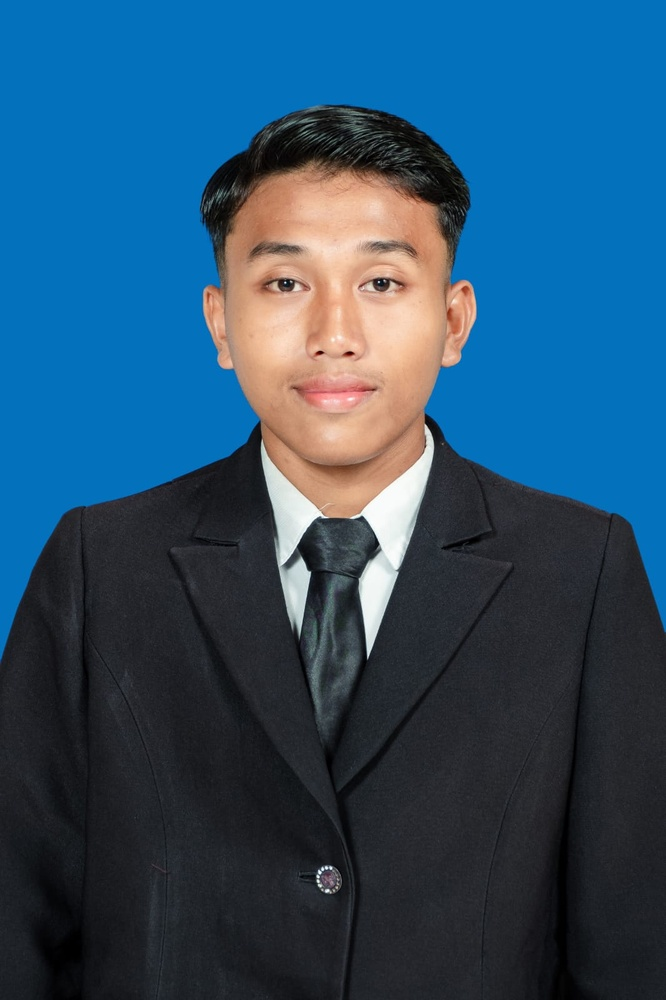
#> input picture tugas/abdul_hadi_marzuqi.jpeg, 666 x 1000 px, shrunk from 1066 x 1600 before the run
$ jupyter execute tugas_3.ipynb
#> lines starting #> are read from the running program, lines starting #| are printed output that depends on the picture
# **Tugas 3 : Singular Value Decomposition (SVD)**

## Aplikasi SVD pada Kompresi Gambar Berwarna

Di bawah ini adalah kode untuk mengompresi gambar menggunakan metode SVD. Perhatikan penggunaan path berkas gambar yang tepat dan pemisahan channel warna (R, G, B).

[cell 1]
# import cv2
import numpy as np
import matplotlib.pyplot as plt

# ✅ Ganti 'abdul_hadi_marzuqi.jpeg' dengan nama file foto wajah lo
# Letakkan foto di folder yang sama dengan notebook ini
from PIL import Image
image = np.array(Image.open('abdul_hadi_marzuqi.jpeg').convert('L'))
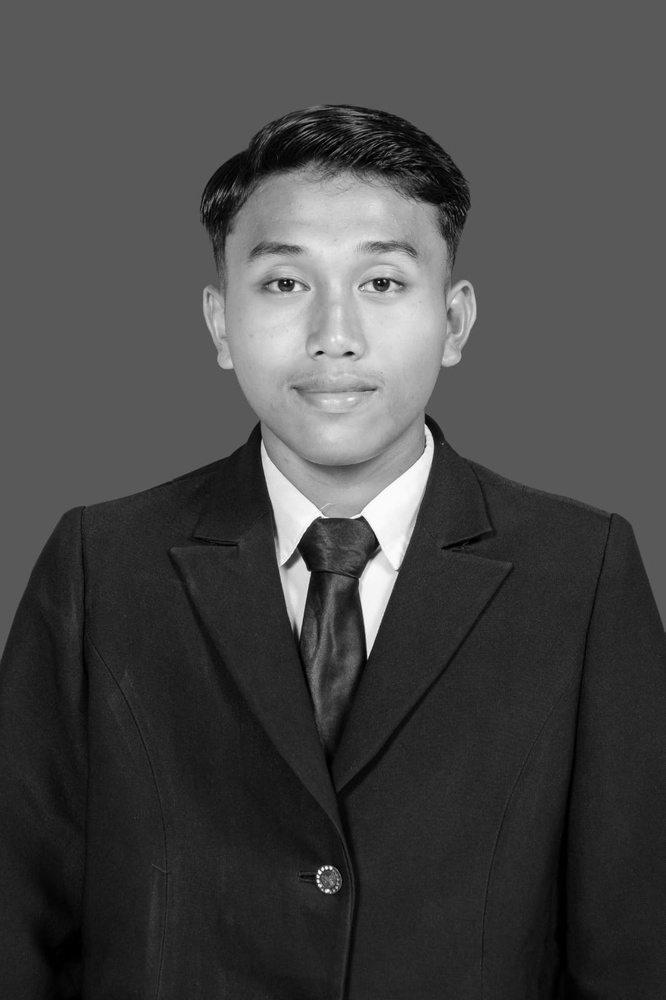
#> image: shape (1000, 666); min 0, max 254, mean 71.4

# Kalau cv2 tidak ada, pakai ini sebagai gantinya:
# from PIL import Image
# image = np.array(Image.open('abdul_hadi_marzuqi.jpeg').convert('L'))

plt.imshow(image, cmap='gray')
plt.title('Foto Wajah Asli')
plt.axis('off')
plt.show()

[cell 2]
U, S, Vt = np.linalg.svd(image, full_matrices=False)
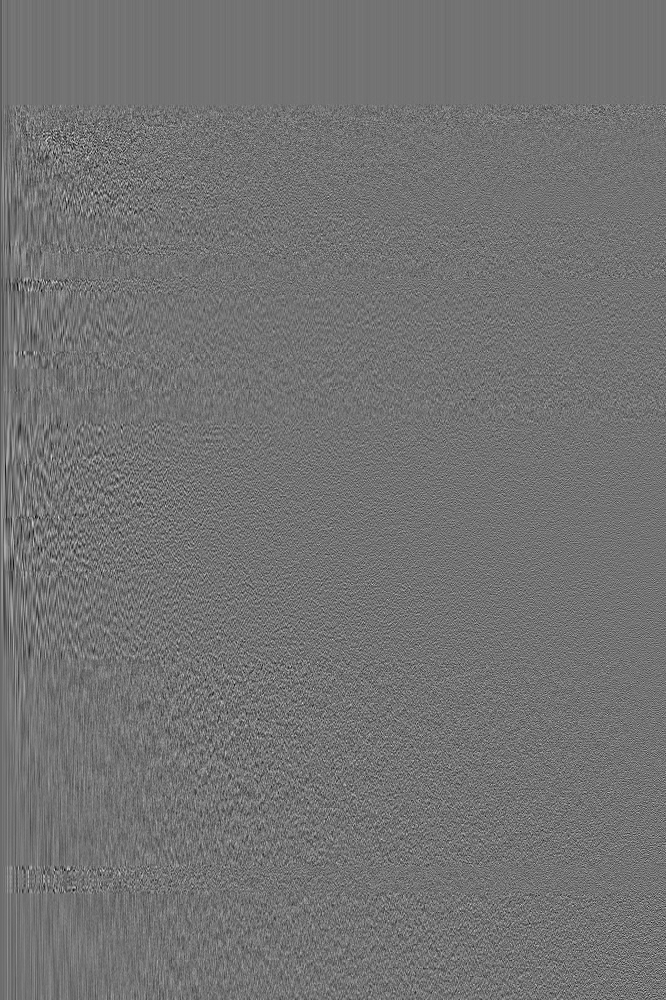
#> U: shape (1000, 666) float64; min -0.201, max 0.244, mean -4.1e-05; drawn with min black and max white
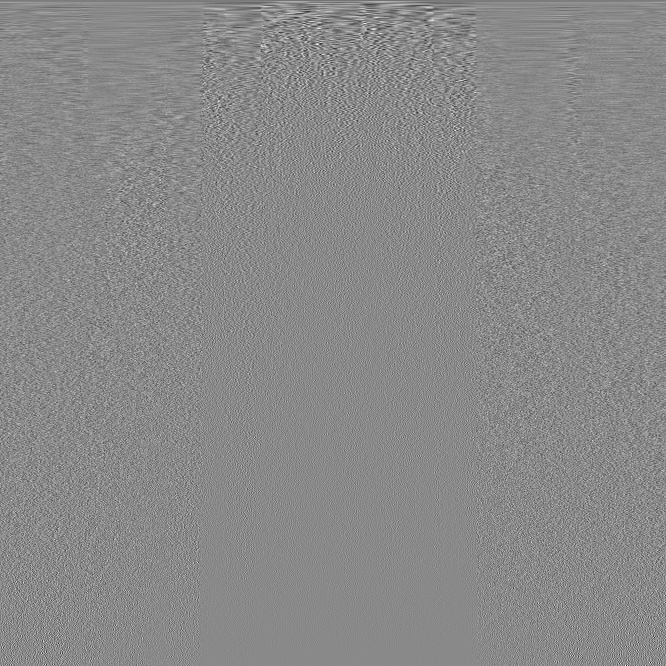
#> Vt: shape (666, 666) float64; min -0.336, max 0.287, mean -6.64e-05; drawn with min black and max white
#> S = 666 values, max 66574.3 at index 0, min 2.17 at index 665, mean 328
print(f"Shape U : {U.shape}")
#| Shape U : (1000, 666)
print(f"Shape S : {S.shape}")
#| Shape S : (666,)
print(f"Shape Vt: {Vt.shape}")
#| Shape Vt: (666, 666)
print(f"\n10 singular value terbesar : {S[:10].astype(int)}")
#| 10 singular value terbesar : [66574 13514  8523  7295  6492  4267  3438  3116  2820  2684]
print(f"10 singular value terkecil : {S[-10:].round(2)}")
#| 10 singular value terkecil : [2.87 2.78 2.7  2.66 2.61 2.5  2.46 2.34 2.25 2.17]

[cell 3]
fig, axes = plt.subplots(1, 6, figsize=(18, 4))
fig.suptitle('Pengenalan Wajah via SVD — Pengaruh Jumlah Singular Values',
             fontweight='bold', fontsize=13)

n_values = [1, 5, 10, 20, 50, len(S)]
#> n_values = [1, 5, 10, 20, 50, 666]
labels   = [
    'n=1\n(blur total)',
    'n=5\n(siluet)',
    'n=10\n(mulai jelas)',
    'n=20\n(fitur wajah)',
    'n=50\n(detail halus)',
    'Original'
]

for ax, n, label in zip(axes, n_values, labels):
    recon = np.array(U[:, :n]) @ np.diag(S[:n]) @ np.array(Vt[:n, :])
    ax.imshow(recon, cmap='gray')
    ax.set_title(label, fontsize=9)
    ax.axis('off')
#> this loop made 6 passes
#> n on passes 1 to 5: 1, 5, 10, 20, 50
#> (n, label) on pass 6: (666, 'Original')
#> pass 1, `recon = np.array(U[:, :n]) @ np.diag(S[:n]) @ np.array(Vt[:n, :])`:
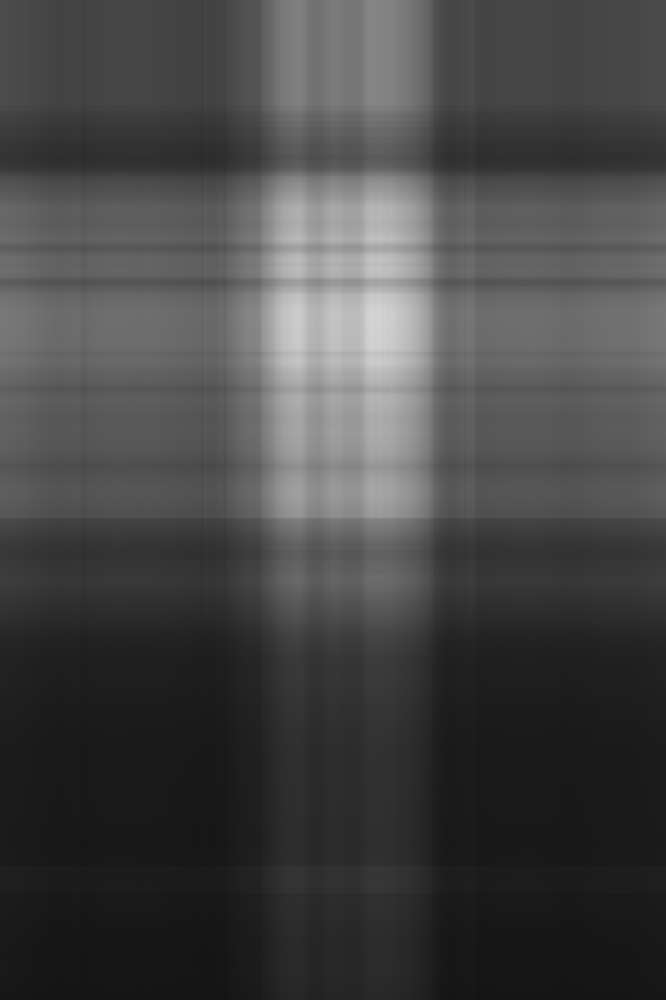
#> recon: shape (1000, 666) float64; min 19.73, max 212.1, mean 70.7
#> pass 2, `recon = np.array(U[:, :n]) @ np.diag(S[:n]) @ np.array(Vt[:n, :])`:
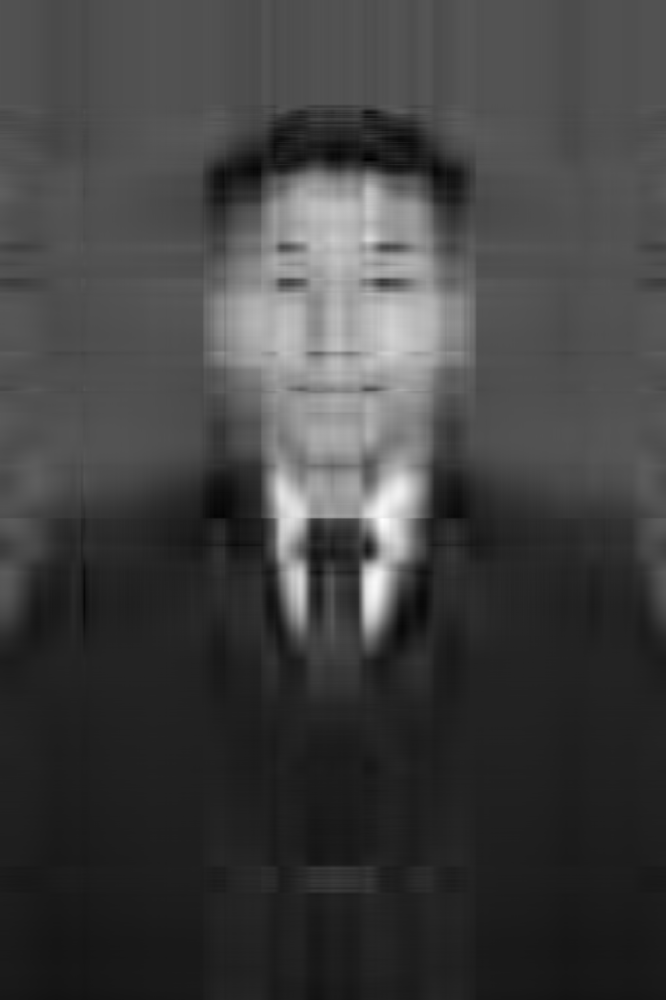
#> recon: shape (1000, 666) float64; min -2.05, max 285.5, mean 71.4; drawn with min black and max white
#> pass 3, `recon = np.array(U[:, :n]) @ np.diag(S[:n]) @ np.array(Vt[:n, :])`:
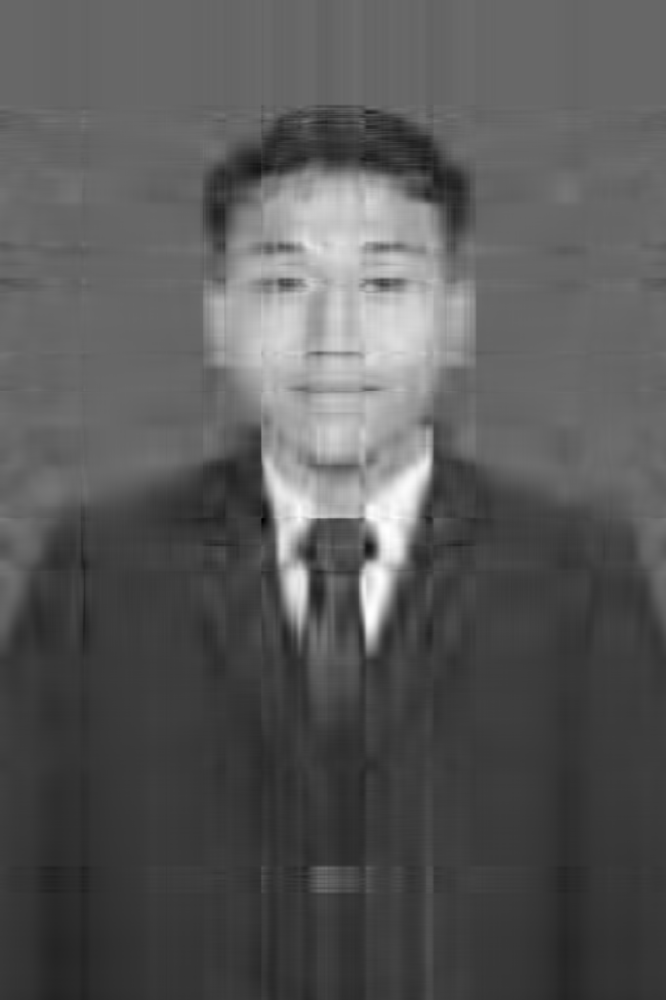
#> recon: shape (1000, 666) float64; min -33.47, max 268.5, mean 71.4; drawn with min black and max white

plt.tight_layout()
plt.show()
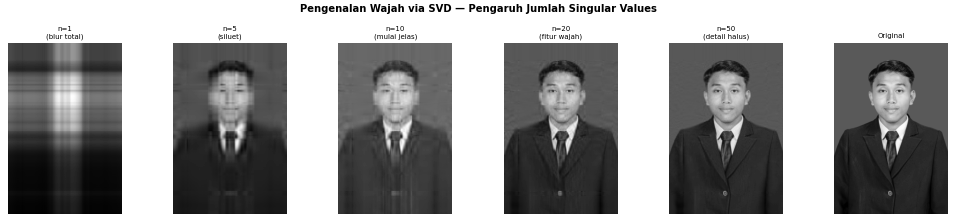
#> figure drawn by matplotlib, 6 panels

[cell 4]
print("=" * 45)
print(" Analisis Kompresi Wajah")
print("=" * 45)
print(f"{'n':>6} | {'Rasio Kompresi':>14} | {'Info Tersimpan':>14}")
print("-" * 45)

total_energy = np.sum(S**2)
#> total_energy = 4.91e+09
m, k = image.shape
#> m = 1000; k = 666

for n in [1, 5, 10, 20, 50, 100, 200]:
    if n > len(S):
        break
    rasio  = (m * k) / (n * (m + k + 1))
    energy = np.sum(S[:n]**2) / total_energy * 100
    print(f"{n:>6} | {rasio:>13.1f}x | {energy:>13.2f}%")
#> this loop made 7 passes
#> energy on passes 1 to 7: 90.31, 97.45, 98.57, 99.3, 99.75, 99.91, 99.97
#|      1 |         399.5x |         90.31%
#|      5 |          79.9x |         97.45%
#|     10 |          40.0x |         98.57%
#|     20 |          20.0x |         99.30%
#|     50 |           8.0x |         99.75%
#|    100 |           4.0x |         99.91%
#|    200 |           2.0x |         99.97%

print("-" * 45)
print(f"{'Original':>6} | {'1.0x':>14} | {'100.00%':>14}")
